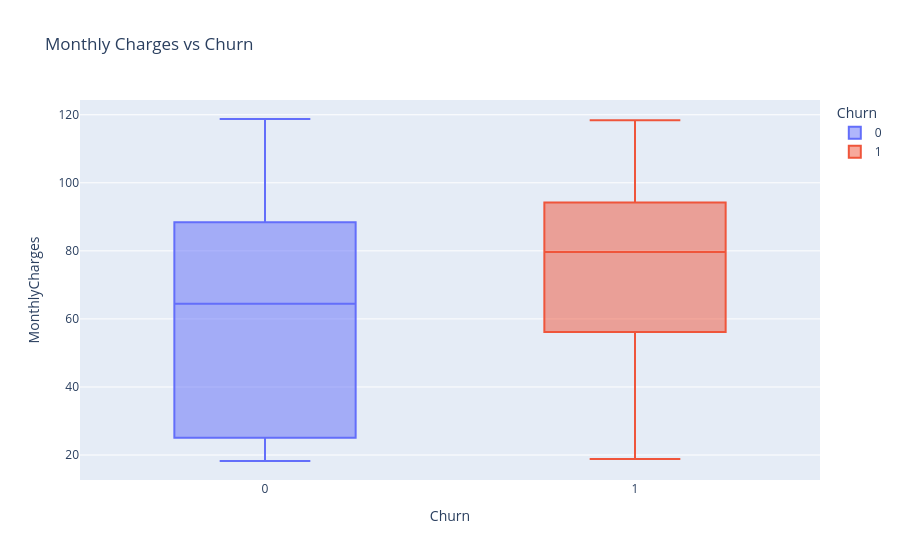

The notebook cell this image was saved under:
### Code cell
# Monthly Charges vs Churn
fig3 = px.box(df, x="Churn", y="MonthlyCharges", color="Churn", title="Monthly Charges vs Churn")
fig3.show()

### Figure 1 — Plotly figure (JSON) as saved in the notebook; plotly's stock layout.template omitted (floating-point values rounded to 4 significant figures; data arrays with more than 128 entries replaced by an {"elided": "..."} marker saying what was removed)
{"data": [{"alignmentgroup": "True", "hovertemplate": "Churn=%{x}<br>MonthlyCharges=%{y}<extra></extra>", "legendgroup": "0", "marker": {"color": "#636efa"}, "name": "0", "notched": false, "offsetgroup": "0", "orientation": "v", "showlegend": true, "type": "box", "x": {"elided": "5174 int values"}, "x0": " ", "xaxis": "x", "y": {"elided": "5174 float values"}, "y0": " ", "yaxis": "y"}, {"alignmentgroup": "True", "hovertemplate": "Churn=%{x}<br>MonthlyCharges=%{y}<extra></extra>", "legendgroup": "1", "marker": {"color": "#EF553B"}, "name": "1", "notched": false, "offsetgroup": "1", "orientation": "v", "showlegend": true, "type": "box", "x": {"elided": "1869 int values"}, "x0": " ", "xaxis": "x", "y": {"elided": "1869 float values"}, "y0": " ", "yaxis": "y"}], "layout": {"boxmode": "overlay", "legend": {"title": {"text": "Churn"}, "tracegroupgap": 0}, "title": {"text": "Monthly Charges vs Churn"}, "xaxis": {"anchor": "y", "categoryarray": [0, 1], "categoryorder": "array", "domain": [0, 1], "title": {"text": "Churn"}}, "yaxis": {"anchor": "x", "domain": [0, 1], "title": {"text": "MonthlyCharges"}}}}
